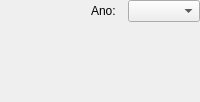
<?xml version="1.0" encoding="UTF-8"?>
<ui version="4.0">
 <class>RetrospectiveForm</class>
 <widget class="QWidget" name="RetrospectiveForm">
  <layout class="QVBoxLayout" name="outer">
   <property name="spacing"><number>12</number></property>
   <property name="leftMargin"><number>0</number></property>
   <property name="topMargin"><number>0</number></property>
   <property name="rightMargin"><number>0</number></property>
   <property name="bottomMargin"><number>0</number></property>
   <item>
    <layout class="QHBoxLayout" name="toolbar">
     <item>
      <spacer name="hspacer"><property name="orientation"><enum>Qt::Horizontal</enum></property>
       <property name="sizeHint" stdset="0"><size><width>40</width><height>20</height></size></property>
      </spacer>
     </item>
     <item>
      <widget class="QLabel" name="yearLabel"><property name="text"><string>Ano:</string></property></widget>
     </item>
     <item>
      <widget class="QComboBox" name="yearCombo"/>
     </item>
    </layout>
   </item>
   <item>
    <widget class="QScrollArea" name="scroll">
     <property name="widgetResizable"><bool>true</bool></property>
     <property name="frameShape"><enum>QFrame::NoFrame</enum></property>
     <property name="horizontalScrollBarPolicy"><enum>Qt::ScrollBarAlwaysOff</enum></property>
     <widget class="QWidget" name="ScrollBody">
      <layout class="QVBoxLayout" name="contentLayout">
       <property name="spacing"><number>16</number></property>
       <property name="leftMargin"><number>0</number></property>
       <property name="topMargin"><number>0</number></property>
       <property name="rightMargin"><number>8</number></property>
       <property name="bottomMargin"><number>8</number></property>
      </layout>
     </widget>
    </widget>
   </item>
  </layout>
 </widget>
 <resources/><connections/>
</ui>
